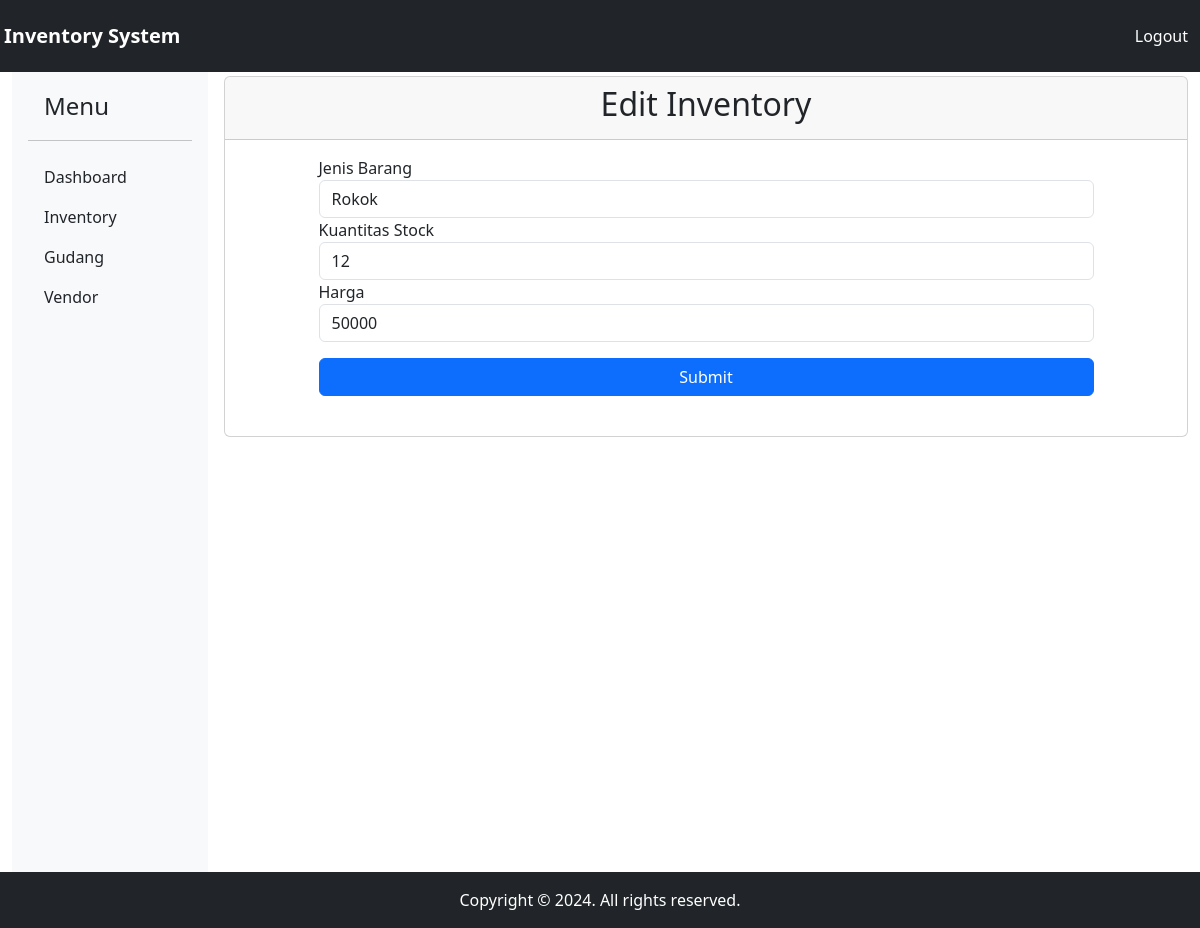
The app's page /view/inventory/edit_inventory.php?id=3 (signed in) with its own data.
### tables this page shows
CREATE TABLE `inventory` (
  `id` int(11) NOT NULL,
  `nama_barang` varchar(255) NOT NULL,
  `jenis_barang` varchar(255) NOT NULL,
  `kuantitas` int(11) NOT NULL,
  `lokasi_gudang` varchar(255) NOT NULL,
  `barcode` int(20) NOT NULL,
  `harga` bigint(20) NOT NULL,
  `vendor_id` int(11) NOT NULL,
  `storage_id` int(11) NOT NULL
);

### view/inventory/edit_inventory.php (the view, shortened to what this page needs)
<?php
include '../../config/db.php';
$id = $_GET['id'] ?? '';
$stmt = $conn->prepare('SELECT * FROM inventory WHERE id = :id');
$stmt->execute(['id' => $id]);
$inventory = $stmt->fetch(PDO::FETCH_ASSOC);
include '../../include/header.php';
?>
<!DOCTYPE html>
<html lang="en">
<head>
    <link rel="stylesheet" href="../../Asset/css/bootstrap.min.css">
</head>
<body>
    <div class="container-fluid">
        <div class="row">
            <div class="col-12 d-flex">
                <div class="col-2">
                    <?php include '../../include/sidebar.php' ?>
                </div>
                <div class="col-10 mt-1">
                    <div class="card ms-3">
                        <div class="card-header text-center">
                            <h2>Edit Inventory</h2>
                        </div>
                        <div class="card-body col-12 d-flex justify-content-center">
                            <div class="col-10">
                            <form action="" method="POST">
                                <div class="form-group">
                                    <label for="jenis_barang">Jenis Barang</label>
                                    <input type="text" name="jenis_barang" class="form-control" id="jenis_barang" value="<?= htmlspecialchars($inventory['jenis_barang']) ?>" required>
                                </div>
                                <div class="form-group">
                                    <label for="kuantitas">Kuantitas Stock</label>
                                    <input type="text" name="kuantitas" class="form-control" id="kuantitas" value="<?= htmlspecialchars($inventory['kuantitas']) ?>" required>
                                </div>
                                <div class="form-group">
                                    <label for="harga">Harga</label>
                                    <input type="text" name="harga" class="form-control" id="harga" value="<?= htmlspecialchars($inventory['harga']) ?>" required>
                                </div>
                                <button type="submit" class="btn btn-primary col-12 mt-3 mb-4">Submit</button>
                            </form>
                            </div>
                        </div>
                    </div>
                </div>
            </div>
        </div>
    </div>
    <?php include '../../include/footer.php'?>
</body>
</html>

### records on screen
inventory: jenis_barang "Rokok", kuantitas "12", harga "50000"
